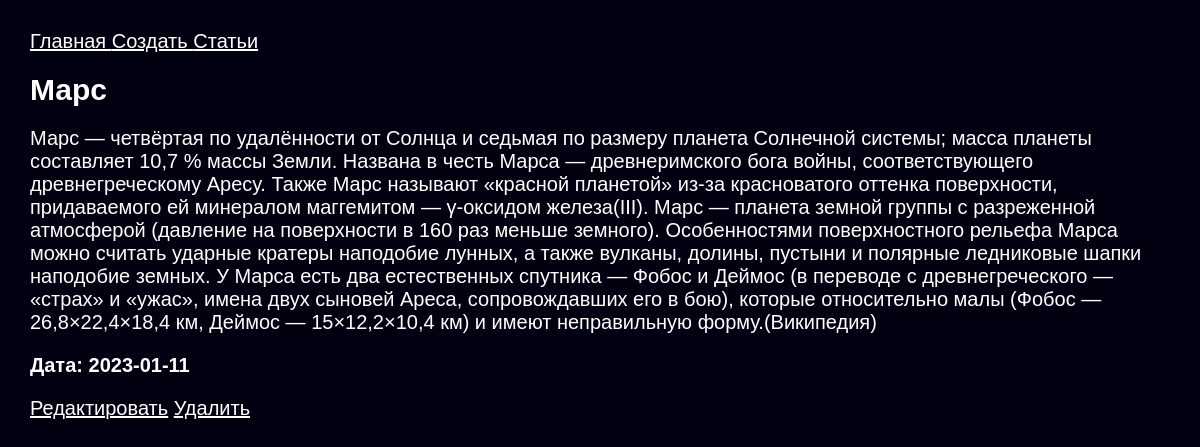
The page /posts/2 on the database its author committed.
### app.py (models this page shows, shortened)
class Article(db.Model):
    id = db.Column(db.Integer, primary_key=True)
    title = db.Column(db.String(100), nullable=False)
    intro = db.Column(db.String(300), nullable=False)
    text = db.Column(db.Text, nullable=False)
    date = db.Column(db.DateTime, default=datetime.utcnow)

### app.py (the view)
@app.route('/posts/<int:id>')
def post_detail(id):
    article = Article.query.get(id)
    return render_template('post_detail.html', article=article)

### templates/post_detail.html (shortened to what this page needs)
{% extends 'base.html' %}
{% block body %}
<h1>{{ article.title }}</h1>
<div class="main">
    <div>
        <p>{{ article.text }}</p>
        <p><b>Дата: {{ article.date.date() }}</b></p>
        <a href="/posts/{{ article.id }}/update">Редактировать</a>
        <a href="/posts/{{ article.id }}/delete">Удалить</a>
    </div>
</div>
{% endblock %}

### static/css/main.css (style rules this page uses)
body { background: #001; color: #fff; font-family: Arial, serif; font-size: 20px; margin: 30px; }
h1 { font-size: 30px; }
a { color: #fff; }

### rows shown on the page
Article: title "Марс", text "Марс — четвёртая по удалённости от Солнца и седьмая по размеру планета Солнечной системы; масса планеты составляет 10,7 % массы Земли. Названа в честь Марса — древнеримского бога войны, соответствующего древнегреческому Аресу. Также Марс называют «красной планетой» из-за красноватого оттенка поверхности, придаваемого ей минералом маггемитом — γ-оксидом железа(III). Марс — планета земной группы с разреженной атмосферой (давление на поверхности в 160 раз меньше земного). Особенностями поверхностного рельефа Марса можно считать ударные кратеры наподобие лунных, а также вулканы, долины, пустыни и полярные ледниковые шапки наподобие земных. У Марса есть два естественных спутника — Фобос и Деймос…", date "2023-01-11"
